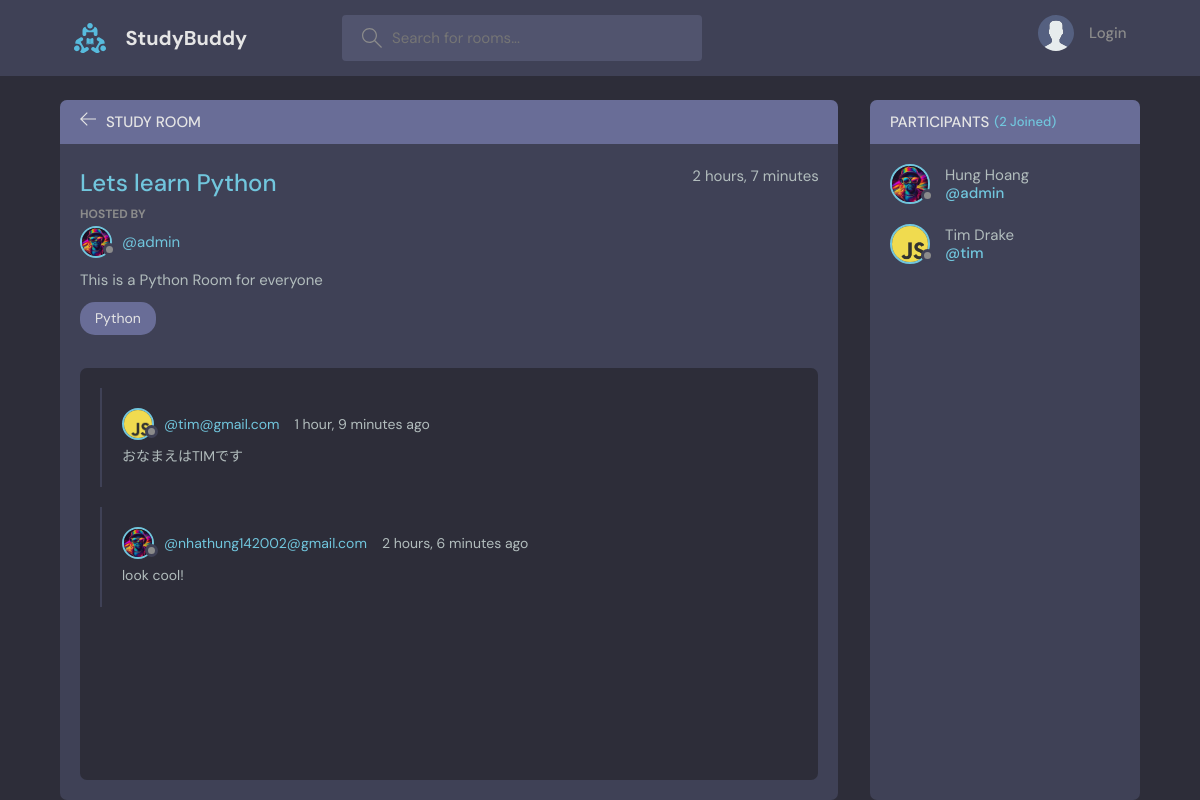
The page /room/1/ on the database its author committed.
### base/models.py (models this page shows, shortened)
class Room(models.Model):
    host = models.ForeignKey(User, on_delete=models.SET_NULL, null=True)
    topic = models.ForeignKey(Topic, on_delete=models.SET_NULL, null=True)
    name = models.CharField(max_length=200)
    description = models.TextField(null=True, blank=True)
    participants = models.ManyToManyField(User, related_name='participants', blank=True)
    updated = models.DateTimeField(auto_now=True)
    created = models.DateTimeField(auto_now_add=True)
    class Meta:
        ordering = ['-updated', '-created']

class User(AbstractUser):
    name = models.CharField(max_length=200, null=True)
    email = models.EmailField(null=True, unique=True)
    bio = models.TextField(null=True)
    avatar = models.ImageField(null=True, default="avatar.svg")
    USERNAME_FIELD = 'email'
    REQUIRED_FIELDS = []

class Topic(models.Model):
    name = models.CharField(max_length=200)

class Message(models.Model):
    user = models.ForeignKey(User, on_delete=models.CASCADE)
    room = models.ForeignKey(Room, on_delete=models.CASCADE)
    body = models.TextField()
    updated = models.DateTimeField(auto_now=True)
    created = models.DateTimeField(auto_now_add=True)
    class Meta:
        ordering = ['-updated', '-created']

### base/views.py (the view, shortened to what this page needs)
# urls.py: path('room/<str:pk>/', views.room, name="room"),
def room(request, pk):
    room = Room.objects.get(id = pk)
    room_messages = room.message_set.all()
    participants = room.participants.all()
    context = {'room': room, 'room_messages': room_messages, 'participants':participants}
    return render(request, 'base/room.html', context)

### base/templates/base/room.html (shortened to what this page needs)
{% extends "main.html" %}
{% block content %}
<main class="profile-page layout layout--2">
    <div class="container">
    <div class="room">
        <div class="room__top">
        <div class="room__topLeft">
            <a href="{% url 'home' %}">
            <svg version="1.1" xmlns="http://www.w3.org/2000/svg" width="32" height="32" viewBox="0 0 32 32">
                <title>arrow-left</title>
                <path
                d="M13.723 2.286l-13.723 13.714 13.719 13.714 1.616-1.611-10.96-10.96h27.625v-2.286h-27.625l10.965-10.965-1.616-1.607z"
                ></path>
            </svg>
            </a>
            <h3>Study Room</h3>
        </div>
        </div>
        <div class="room__box scroll">
        <div class="room__header scroll">
            <div class="room__info">
            <h3>{{room.name}}</h3>
            <span>{{room.created|timesince}}</span>
            </div>
            <div class="room__hosted">
            <p>Hosted By</p>
            <a href="{% url 'user-profile' room.host.id %}" class="room__author">
                <div class="avatar avatar--small">
                <img src="{{room.host.avatar.url}}" />
                </div>
                <span>@{{room.host.username}}</span>
            </a>
            </div>
            <div class="room__details">
            {{room.description}}
            </div>
            <span class="room__topics">{{room.topic.name}}</span>
        </div>
        <div class="room__conversation">
            <div class="threads scroll">
                {% for message in room_messages %}
                <div class="thread">
                    <div class="thread__top">
                    <div class="thread__author">
                        <a href="{% url 'user-profile' message.user.id %}" class="thread__authorInfo">
                        <div class="avatar avatar--small">
                            <img src="{{message.user.avatar.url}}" />
                        </div>
                        <span>@{{message.user}}</span>
                        </a>
                        <span class="thread__date">{{message.created | timesince}} ago</span>
                    </div>
                    </div>
                    <div class="thread__details">
                        {{message.body}}
                    </div>
                </div>
                {% endfor %}
            </div>
        </div>
        </div>
    </div>
    <div class="participants">
        <h3 class="participants__top">Participants <span>({{participants.count}} Joined)</span></h3>
        <div class="participants__list scroll">
        {% for user in participants %}
        <a href="{% url 'user-profile' user.id %}" class="participant">
            <div class="avatar avatar--medium">
            <img src="{{user.avatar.url}}" />
            </div>
            <p>
            {{user.name}}
            <span>@{{user.username}}</span>
            </p>
        </a>
        {% endfor %}
        </div>
    </div>
    </div>
</main>
{% endblock content %}

### rows shown on the page
Room: name "Lets learn Python", created "2 hours, 7 minutes", host.avatar (picture), host.username "admin", description "This is a Python Room for everyone", topic.name "Python"
Message: user.avatar (picture), user "tim@gmail.com", created "1 hour, 9 minutes", body "おなまえはTIMです"
Message: user.avatar (picture), user "nhathung142002@gmail.com", created "2 hours, 6 minutes", body "look cool!"
User: avatar (picture), name "Hung Hoang", username "admin"
User: avatar (picture), name "Tim Drake", username "tim"

### other values the page prints
{{ participants.count }} "2"
